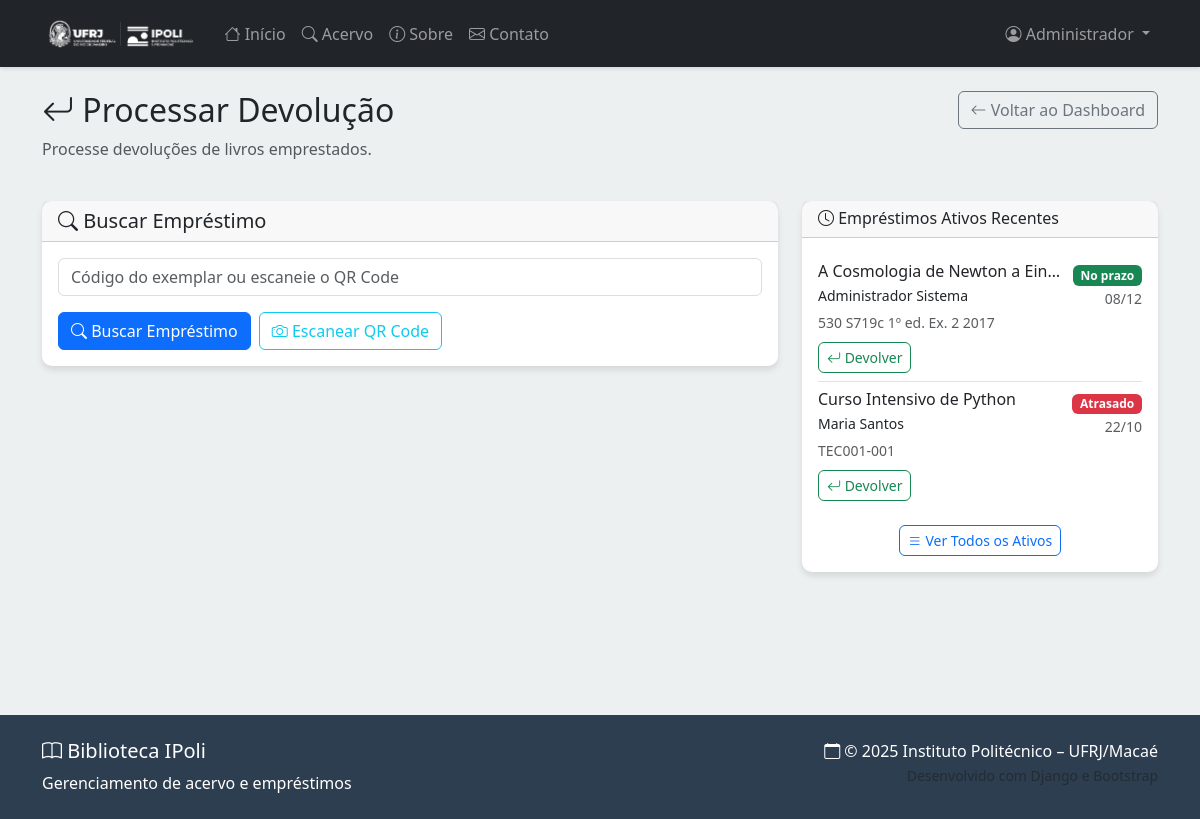
Screenshot of /painel/devolucao/ (signed in) with the database file from the repository.
### biblioteca/models.py (models this page shows, shortened)
class Usuario(AbstractUser):
    telefone = models.CharField(
        max_length=15,
        validators=[RegexValidator(r'^\+?1?\d{9,15}$', 'Número de telefone inválido.')],
        help_text='Formato: +5511999999999'
    )
    dre = models.CharField(
        max_length=20,
        unique=True,
        help_text='Matrícula/Registro do aluno'
    )
    is_administrador = models.BooleanField(
        default=False,
        help_text='Designa se o usuário tem privilégios de administrador'
    )
    data_suspensao = models.DateField(
        null=True,
        blank=True,
        help_text='Data até quando o usuário está suspenso'
    )
    email_verificado = models.BooleanField(
        default=False,
        help_text='Indica se o email foi verificado'
    )
    token_ativacao = models.CharField(
        max_length=100,
        blank=True,
        null=True,
        help_text='Token para ativação da conta'
    )

class Emprestimo(models.Model):
    usuario = models.ForeignKey(
        Usuario,
        on_delete=models.CASCADE,
        related_name='emprestimos'
    )
    exemplar = models.ForeignKey(
        Exemplar,
        on_delete=models.CASCADE,
        related_name='emprestimos'
    )
    data_emprestimo = models.DateTimeField(default=timezone.now)
    previsao_devolucao = models.DateField()
    data_devolucao = models.DateTimeField(null=True, blank=True)
    observacoes = models.TextField(blank=True)
    created_at = models.DateTimeField(auto_now_add=True)
    updated_at = models.DateTimeField(auto_now=True)
    class Meta:
        verbose_name = 'Empréstimo'
        verbose_name_plural = 'Empréstimos'
        ordering = ['-data_emprestimo']
    def esta_atrasado(self):
        if self.data_devolucao:  # Já foi devolvido
            return False
        return timezone.now().date() > self.previsao_devolucao

class Exemplar(models.Model):
    titulo = models.ForeignKey(
        Titulo,
        on_delete=models.CASCADE,
        related_name='exemplares'
    )
    data_aquisicao = models.DateField()
    qr_code = models.ImageField(
        upload_to='qrcodes/',
        blank=True,
        help_text='QR Code gerado automaticamente'
    )
    disponivel = models.BooleanField(default=True)
    codigo_exemplar = models.CharField(
        max_length=50,
        unique=True,
        help_text='Código único do exemplar'
    )
    created_at = models.DateTimeField(auto_now_add=True)
    updated_at = models.DateTimeField(auto_now=True)
    class Meta:
        verbose_name = 'Exemplar'
        verbose_name_plural = 'Exemplares'
        ordering = ['titulo__titulo_da_obra', 'codigo_exemplar']

class Titulo(models.Model):
    lombada = models.CharField(max_length=50, unique=True)
    autor = models.CharField(max_length=200)
    titulo_da_obra = models.CharField(max_length=300)
    titulo_original = models.CharField(max_length=300, blank=True)
    subtitulo = models.CharField(max_length=300, blank=True)
    edicao = models.CharField(max_length=50, blank=True)
    editora = models.CharField(max_length=200)
    ano_publicacao = models.IntegerField()
    local_publicacao = models.CharField(max_length=200)
    isbn = models.CharField(
        max_length=17,
        blank=True,
        validators=[RegexValidator(r'^\d{3}-\d{1,5}-\d{1,7}-\d{1,7}-\d{1}$|^\d{10}$|^\d{13}$', 'ISBN inválido')]
    )
    cdu = models.CharField(max_length=50, blank=True, help_text='Classificação Decimal Universal')
    cutter = models.CharField(max_length=50, blank=True, help_text='Número de Cutter')
    created_at = models.DateTimeField(auto_now_add=True)
    updated_at = models.DateTimeField(auto_now=True)
    class Meta:
        verbose_name = 'Título'
        verbose_name_plural = 'Títulos'
        ordering = ['titulo_da_obra']

### biblioteca/views.py (the view)
# urls.py: path('painel/devolucao/', views.devolucao, name='devolucao'),
@user_passes_test(is_administrador)
def devolucao(request):
    emprestimo_encontrado = None
    if request.method == 'POST':
        form = DevolucaoForm(request.POST)
        if form.is_valid():
            codigo_exemplar = form.cleaned_data['codigo_exemplar']
            try:
                exemplar = Exemplar.objects.get(codigo_exemplar=codigo_exemplar)
                emprestimo = Emprestimo.objects.filter(
                    exemplar=exemplar,
                    data_devolucao__isnull=True
                ).first()
                if emprestimo:
                    emprestimo_encontrado = emprestimo
                else:
                    messages.error(request, 'Este exemplar não está emprestado.')
            except Exemplar.DoesNotExist:
                messages.error(request, 'Exemplar não encontrado.')
    else:
        form = DevolucaoForm()
    emprestimos_ativos = Emprestimo.objects.filter(
        data_devolucao__isnull=True
    ).select_related('usuario', 'exemplar__titulo').order_by('-data_emprestimo')[:10]
    context = {
        'form': form,
        'emprestimo_encontrado': emprestimo_encontrado,
        'emprestimos_ativos': emprestimos_ativos,
        'emprestimos_hoje': Emprestimo.objects.filter(
            data_emprestimo__date=timezone.now().date()
        ).count(),
        'devolucoes_hoje': Emprestimo.objects.filter(
            data_devolucao__date=timezone.now().date()
        ).count(),
        'total_ativos': Emprestimo.objects.filter(data_devolucao__isnull=True).count(),
        'total_atrasados': Emprestimo.objects.filter(
            data_devolucao__isnull=True,
            previsao_devolucao__lt=timezone.now().date()
        ).count(),
    }
    return render(request, 'biblioteca/admin/devolucao.html', context)

### biblioteca/forms.py (shortened to what this page needs)
class DevolucaoForm(forms.Form):
    codigo_exemplar = forms.CharField(
        max_length=50,
        widget=forms.TextInput(attrs={
            'class': 'form-control',
            'placeholder': 'Código do exemplar ou escaneie o QR Code'
        })
    )
    observacoes = forms.CharField(
        required=False,
        widget=forms.Textarea(attrs={
            'class': 'form-control',
            'rows': 3,
            'placeholder': 'Observações sobre a devolução (opcional)'
        })
    )

### biblioteca/views.py (called while the page is built)
def is_administrador(user):
    return user.is_authenticated and user.is_administrador

### templates/biblioteca/admin/devolucao.html (shortened to what this page needs)
{% extends 'base.html' %}
{% block content %}
<div class="container my-4">
    <div class="row mb-4">
        <div class="col-md-8">
            <h2>
                <i class="bi bi-arrow-return-left"></i> Processar Devolução
            </h2>
            <p class="text-muted">Processe devoluções de livros emprestados.</p>
        </div>
        <div class="col-md-4 text-md-end">
            <a href="{% url 'admin_dashboard' %}" class="btn btn-outline-secondary">
                <i class="bi bi-arrow-left"></i> Voltar ao Dashboard
            </a>
        </div>
    </div>
    <div class="row">
        <div class="col-md-8 mb-4">
            <div class="card">
                <div class="card-header">
                    <h5 class="mb-0">
                        <i class="bi bi-search"></i> Buscar Empréstimo
                    </h5>
                </div>
                <div class="card-body">
                    {% if form %}
                        <form method="post">
                            <div class="mb-3">
                                {{ form.codigo_exemplar }}
                            </div>
                            <div class="d-flex gap-2">
                                <button type="submit" class="btn btn-primary">
                                    <i class="bi bi-search"></i> Buscar Empréstimo
                                </button>
                                <button type="button" class="btn btn-outline-info" onclick="abrirCamera()">
                                    <i class="bi bi-camera"></i> Escanear QR Code
                                </button>
                            </div>
                        </form>
                    {% endif %}
                </div>
            </div>
        </div>
        <div class="col-md-4 mb-4">
            <div class="card">
                <div class="card-header">
                    <h6 class="mb-0">
                        <i class="bi bi-clock"></i> Empréstimos Ativos Recentes
                    </h6>
                </div>
                <div class="card-body">
                    {% if emprestimos_ativos %}
                        <div class="list-group list-group-flush">
                            {% for emprestimo in emprestimos_ativos %}
                            <div class="list-group-item px-0">
                                <div class="d-flex justify-content-between align-items-start">
                                    <div class="flex-grow-1">
                                        <h6 class="mb-1">{{ emprestimo.exemplar.titulo.titulo_da_obra|truncatechars:30 }}</h6>
                                        <p class="mb-1 small">{{ emprestimo.usuario.first_name }} {{ emprestimo.usuario.last_name }}</p>
                                        <small class="text-muted">{{ emprestimo.exemplar.codigo_exemplar }}</small>
                                    </div>
                                    <div class="text-end">
                                        {% if emprestimo.esta_atrasado %}
                                            <span class="badge bg-danger">Atrasado</span>
                                        {% else %}
                                            <span class="badge bg-success">No prazo</span>
                                        {% endif %}
                                        <br>
                                        <small class="text-muted">{{ emprestimo.previsao_devolucao|date:"d/m" }}</small>
                                    </div>
                                </div>
                                <div class="mt-2">
                                    <a href="{% url 'devolver_exemplar' emprestimo.exemplar.id %}"
                                       class="btn btn-outline-success btn-sm"
                                       onclick="return confirm('Processar devolução?')">
                                        <i class="bi bi-arrow-return-left"></i> Devolver
                                    </a>
                                </div>
                            </div>
                            {% endfor %}
                        </div>
                        <div class="mt-3 text-center">
                            <a href="{% url 'emprestimo_list' %}?status=ativo" class="btn btn-outline-primary btn-sm">
                                <i class="bi bi-list"></i> Ver Todos os Ativos
                            </a>
                        </div>
                    {% else %}
                        <div class="text-center py-3">
                            <i class="bi bi-check-circle text-success" style="font-size: 2rem;"></i>
                            <p class="text-muted mt-2 mb-0">Nenhum empréstimo ativo</p>
                        </div>
                    {% endif %}
                </div>
            </div>
{% endblock %}

### templates/base.html (shortened to what this page needs)
{% load static %}
<!DOCTYPE html>
<html lang="pt-br">
<head>
    <link href="https://cdn.jsdelivr.net/npm/bootstrap@5.3.0/dist/css/bootstrap.min.css" rel="stylesheet">
    <link rel="stylesheet" href="https://cdn.jsdelivr.net/npm/bootstrap-icons@1.10.0/font/bootstrap-icons.css">
</head>
<body class="d-flex flex-column min-vh-100">
    <nav class="navbar navbar-expand-lg navbar-dark bg-dark">
        <div class="container">
            <a class="navbar-brand" href="{% url 'home' %}">
                <img src="{% static 'images/logo.png' %}" alt="Logo IPoli" class="d-inline-block align-text-top">
            </a>
            <div class="collapse navbar-collapse" id="navbarNav">
                <ul class="navbar-nav me-auto">
                    <li class="nav-item">
                        <a class="nav-link" href="{% url 'home' %}">
                            <i class="bi bi-house"></i> Início
                        </a>
                    </li>
                    <li class="nav-item">
                        <a class="nav-link" href="{% url 'acervo' %}">
                            <i class="bi bi-search"></i> Acervo
                        </a>
                    </li>
                    <li class="nav-item">
                        <a class="nav-link" href="{% url 'sobre' %}">
                            <i class="bi bi-info-circle"></i> Sobre
                        </a>
                    </li>
                    <li class="nav-item">
                        <a class="nav-link" href="{% url 'contato' %}">
                            <i class="bi bi-envelope"></i> Contato
                        </a>
                    </li>
                </ul>
                <ul class="navbar-nav">
                    {% if user.is_authenticated %}
                        <li class="nav-item dropdown">
                            <a class="nav-link dropdown-toggle" href="#" role="button" data-bs-toggle="dropdown">
                                <i class="bi bi-person-circle"></i> {{ user.first_name|default:user.username }}
                            </a>
                        </li>
                    {% endif %}
                </ul>
            </div>
        </div>
    </nav>
    <main class="main-content flex-grow-1">
        {% block content %}{% endblock %}
    </main>
    <footer class="footer py-4 mt-5">
        <div class="container">
            <div class="row">
                <div class="col-md-6">
                    <h5><i class="bi bi-book"></i> Biblioteca IPoli</h5>
                    <p class="mb-0">Gerenciamento de acervo e empréstimos</p>
                </div>
                <div class="col-md-6 text-md-end">
                    <p class="mb-0">
                        <i class="bi bi-calendar"></i> © 2025 Instituto Politécnico – UFRJ/Macaé
                    </p>
                    <small class="text-muted">
                    </small>
                </div>
            </div>
        </div>
    </footer>
</body>
</html>

### templates/base.html (style rules this page uses)
:root { --primary-color: #2c3e50; --secondary-color: #3498db; --accent-color: #e74c3c; --success-color: #27ae60; --warning-color: #f39c12; --light-bg: #ecf0f1; }
body { font-family: 'Segoe UI', Tahoma, Geneva, Verdana, sans-serif; background-color: var(--light-bg); }
.navbar-brand img { max-height: 40px; }
.navbar { box-shadow: 0 2px 4px rgba(0,0,0,0.1); }
.card { border: none; border-radius: 10px; box-shadow: 0 4px 6px rgba(0,0,0,0.1); transition: transform 0.2s ease-in-out; }
.btn { border-radius: 6px; font-weight: 500; transition: all 0.2s ease-in-out; }
.footer { background-color: var(--primary-color); color: white; margin-top: auto; }
.main-content { min-height: calc(100vh - 200px); }
.form-control, .form-select { border-radius: 6px; border: 1px solid #ddd; }

### rows the page displays
Usuario: first_name "Administrador"
Emprestimo: exemplar.titulo.titulo_da_obra "A Cosmologia de Newton a Ein…", usuario.first_name "Administrador", usuario.last_name "Sistema", exemplar.codigo_exemplar "530 S719c 1º ed. Ex. 2 2017", shows "No prazo", previsao_devolucao "08/12"
Emprestimo: exemplar.titulo.titulo_da_obra "Curso Intensivo de Python", usuario.first_name "Maria", usuario.last_name "Santos", exemplar.codigo_exemplar "TEC001-001", shows "Atrasado", previsao_devolucao "22/10"
